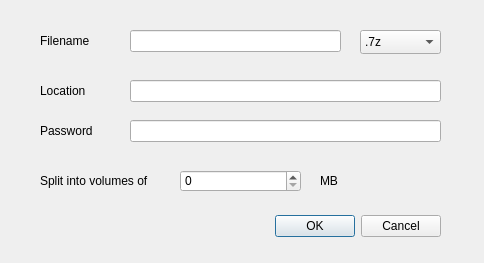
<?xml version="1.0" encoding="UTF-8"?>
<ui version="4.0">
 <class>Dialog</class>
 <widget class="QDialog" name="Dialog">
  <property name="geometry">
   <rect>
    <x>0</x>
    <y>0</y>
    <width>484</width>
    <height>263</height>
   </rect>
  </property>
  <property name="windowTitle">
   <string>Dialog</string>
  </property>
  <widget class="QDialogButtonBox" name="buttonBox">
   <property name="geometry">
    <rect>
     <x>100</x>
     <y>210</y>
     <width>341</width>
     <height>32</height>
    </rect>
   </property>
   <property name="orientation">
    <enum>Qt::Horizontal</enum>
   </property>
   <property name="standardButtons">
    <set>QDialogButtonBox::Cancel|QDialogButtonBox::Ok</set>
   </property>
  </widget>
  <widget class="QLabel" name="label">
   <property name="geometry">
    <rect>
     <x>40</x>
     <y>30</y>
     <width>71</width>
     <height>21</height>
    </rect>
   </property>
   <property name="text">
    <string>Filename</string>
   </property>
  </widget>
  <widget class="QLineEdit" name="lineEdit">
   <property name="geometry">
    <rect>
     <x>130</x>
     <y>30</y>
     <width>211</width>
     <height>22</height>
    </rect>
   </property>
  </widget>
  <widget class="QComboBox" name="comboBox">
   <property name="geometry">
    <rect>
     <x>360</x>
     <y>30</y>
     <width>81</width>
     <height>24</height>
    </rect>
   </property>
   <item>
    <property name="text">
     <string>.7z</string>
    </property>
   </item>
   <item>
    <property name="text">
     <string>.gzip</string>
    </property>
   </item>
   <item>
    <property name="text">
     <string>.rar</string>
    </property>
   </item>
   <item>
    <property name="text">
     <string>.tar</string>
    </property>
   </item>
   <item>
    <property name="text">
     <string>.tar.gz</string>
    </property>
   </item>
   <item>
    <property name="text">
     <string>.zip</string>
    </property>
   </item>
  </widget>
  <widget class="QLabel" name="label_2">
   <property name="geometry">
    <rect>
     <x>40</x>
     <y>80</y>
     <width>71</width>
     <height>21</height>
    </rect>
   </property>
   <property name="text">
    <string>Location</string>
   </property>
  </widget>
  <widget class="QLineEdit" name="lineEdit_2">
   <property name="geometry">
    <rect>
     <x>130</x>
     <y>80</y>
     <width>311</width>
     <height>22</height>
    </rect>
   </property>
  </widget>
  <widget class="QLabel" name="label_3">
   <property name="geometry">
    <rect>
     <x>40</x>
     <y>120</y>
     <width>71</width>
     <height>21</height>
    </rect>
   </property>
   <property name="text">
    <string>Password</string>
   </property>
  </widget>
  <widget class="QLineEdit" name="lineEdit_3">
   <property name="geometry">
    <rect>
     <x>130</x>
     <y>120</y>
     <width>311</width>
     <height>22</height>
    </rect>
   </property>
   <property name="echoMode">
    <enum>QLineEdit::Password</enum>
   </property>
  </widget>
  <widget class="QLabel" name="label_4">
   <property name="geometry">
    <rect>
     <x>40</x>
     <y>170</y>
     <width>111</width>
     <height>21</height>
    </rect>
   </property>
   <property name="text">
    <string>Split into volumes of</string>
   </property>
  </widget>
  <widget class="QSpinBox" name="spinBox">
   <property name="geometry">
    <rect>
     <x>180</x>
     <y>170</y>
     <width>121</width>
     <height>22</height>
    </rect>
   </property>
  </widget>
  <widget class="QLabel" name="label_5">
   <property name="geometry">
    <rect>
     <x>320</x>
     <y>170</y>
     <width>21</width>
     <height>21</height>
    </rect>
   </property>
   <property name="text">
    <string>MB</string>
   </property>
  </widget>
 </widget>
 <resources/>
 <connections>
  <connection>
   <sender>buttonBox</sender>
   <signal>accepted()</signal>
   <receiver>Dialog</receiver>
   <slot>accept()</slot>
   <hints>
    <hint type="sourcelabel">
     <x>248</x>
     <y>254</y>
    </hint>
    <hint type="destinationlabel">
     <x>157</x>
     <y>274</y>
    </hint>
   </hints>
  </connection>
  <connection>
   <sender>buttonBox</sender>
   <signal>rejected()</signal>
   <receiver>Dialog</receiver>
   <slot>reject()</slot>
   <hints>
    <hint type="sourcelabel">
     <x>316</x>
     <y>260</y>
    </hint>
    <hint type="destinationlabel">
     <x>286</x>
     <y>274</y>
    </hint>
   </hints>
  </connection>
 </connections>
</ui>
